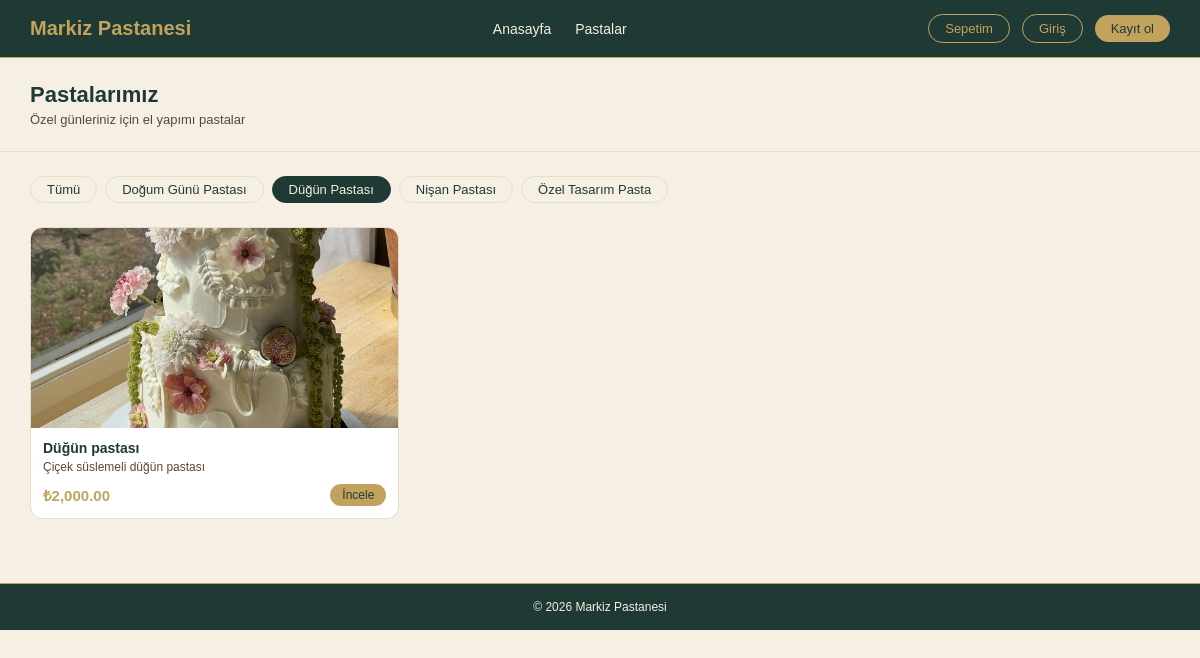
Screenshot of /urunler.php?kategori=2 with the database file from the repository.
### tables this page shows
CREATE TABLE `kategori` (
  `Kategori_id` int NOT NULL AUTO_INCREMENT,
  `KategoriAdi` varchar(100) NOT NULL,
  PRIMARY KEY (`Kategori_id`)
);

CREATE TABLE `pasta` (
  `Pasta_id` int NOT NULL AUTO_INCREMENT,
  `Kategori_id` int NOT NULL,
  `PastaAdi` varchar(100) NOT NULL,
  `Aciklama` varchar(255) DEFAULT NULL,
  `Fiyat` decimal(10,2) NOT NULL,
  `MevcutMu` tinyint(1) NOT NULL DEFAULT '1',
  `Stok` int NOT NULL DEFAULT '10',
  `Resim` varchar(255) DEFAULT 'default.jpg',
  PRIMARY KEY (`Pasta_id`),
  KEY `Kategori_id` (`Kategori_id`),
  CONSTRAINT `pasta_ibfk_1` FOREIGN KEY (`Kategori_id`) REFERENCES `kategori` (`Kategori_id`) ON DELETE CASCADE ON UPDATE CASCADE,
  CONSTRAINT `pasta_chk_1` CHECK ((`Fiyat` > 0)),
  CONSTRAINT `pasta_chk_2` CHECK ((`Stok` >= 0))
);

### dal/pasta_dal.php (called while the page is built, shortened)
<?php
require_once __DIR__ . '/../dal/db.php';
function kategorileri_listele() {
    global $pdo;
    $stmt = $pdo->prepare("CALL KategoriListele()");
    $stmt->execute();
    return $stmt->fetchAll(PDO::FETCH_ASSOC);
}
function kategoriye_gore_pasta_getir($kategori_id) {
    global $pdo;
    $stmt = $pdo->prepare("CALL PastaGetirByKategori(?)");
    $stmt->execute([$kategori_id]);
    return $stmt->fetchAll(PDO::FETCH_ASSOC);
}
?>

### bl/pasta_bl.php (called while the page is built, shortened)
<?php
require_once __DIR__ . '/../dal/pasta_dal.php';
function kategorileri_getir() {
    return kategorileri_listele();
}
function kategoriye_gore_getir($kategori_id) {
    return kategoriye_gore_pasta_getir($kategori_id);
}
?>

### urunler.php (the view, shortened to what this page needs)
<?php
require_once 'bl/pasta_bl.php';
$kategoriler = kategorileri_getir();
$secili_kategori = isset($_GET['kategori']) ? (int)$_GET['kategori'] : null;
if ($secili_kategori) {
    $pastalar = kategoriye_gore_getir($secili_kategori);
} else {
    $pastalar = pastalari_getir();
}
?>
<!DOCTYPE html>
<html lang="tr">
<head>
    <link rel="stylesheet" href="css/style.css">
</head>
<body>
<nav class="navbar">
    <div class="logo">Markiz<span> Pastanesi</span></div>
    <ul class="nav-links">
        <li><a href="index.php">Anasayfa</a></li>
        <li><a href="urunler.php">Pastalar</a></li>
    </ul>
    <div class="nav-actions">
        <a href="sepet.php" class="btn-outline">
            Sepetim
        </a>
        <?php if(isset($_SESSION['musteri'])): ?>
            <a href="siparislerim.php">Siparişlerim</a>
            <a href="cikis.php" class="btn-outline">Çıkış</a>
        <?php else: ?>
            <a href="giris.php" class="btn-outline">Giriş</a>
            <a href="kayit.php" class="btn-fill">Kayıt ol</a>
        <?php endif; ?>
    </div>
</nav>
<div class="sayfa-baslik">
    <h1>Pastalarımız</h1>
    <p>Özel günleriniz için el yapımı pastalar</p>
</div>
<section class="kategoriler">
    <div class="kategori-listesi">
        <a href="urunler.php" class="kategori-chip <?= !$secili_kategori ? 'aktif' : '' ?>">
            Tümü
        </a>
        <?php foreach($kategoriler as $kat): ?>
            <a href="urunler.php?kategori=<?= $kat['Kategori_id'] ?>"
               class="kategori-chip <?= $secili_kategori == $kat['Kategori_id'] ? 'aktif' : '' ?>">
                <?= htmlspecialchars($kat['KategoriAdi']) ?>
            </a>
        <?php endforeach; ?>
    </div>
</section>
<section class="urunler">
    <?php if(empty($pastalar)): ?>
        <p class="bos-mesaj">Bu kategoride ürün bulunamadı.</p>
    <?php else: ?>
        <div class="pasta-grid">
            <?php foreach($pastalar as $pasta): ?>
                <?php if($pasta['MevcutMu']): ?>
                <div class="pasta-kart">
                    <div class="pasta-resim">
                       <?php if(!empty($pasta['Resim']) && $pasta['Resim'] !== 'default.jpg'): ?>
                       <img src="img/<?= htmlspecialchars($pasta['Resim']) ?>" alt="<?= htmlspecialchars($pasta['PastaAdi']) ?>">
                       <?php endif; ?>
                    </div>
                    <div class="pasta-bilgi">
                        <h3><?= htmlspecialchars($pasta['PastaAdi']) ?></h3>
                        <p><?= htmlspecialchars($pasta['Aciklama']) ?></p>
                        <div class="pasta-alt">
                            <span class="fiyat">₺<?= number_format($pasta['Fiyat'], 2) ?></span>
                            <a href="urun_detay.php?id=<?= $pasta['Pasta_id'] ?>" class="btn-fill kucuk">
                                İncele
                            </a>
                        </div>
                    </div>
                </div>
                <?php endif; ?>
            <?php endforeach; ?>
        </div>
    <?php endif; ?>
</section>
<footer class="footer">
    <p>© 2026 Markiz Pastanesi</p>
</footer>
</body>
</html>

### css/style.css (style rules this page uses)
* { margin: 0; padding: 0; box-sizing: border-box; font-family: Arial, sans-serif; }
body { background-color: #F5EFE4; color: #333; }
.navbar { background-color: #1F3A34; border-bottom: 1px solid #C2A35D; padding: 0 30px; height: 58px; display: flex; align-items: center; justify-content: space-between; }
.logo { font-size: 20px; font-weight: bold; color: #C2A35D; }
.logo span { color: #C2A35D; }
.nav-links { list-style: none; display: flex; gap: 24px; }
.nav-links a { text-decoration: none; color: #F5EFE4; font-size: 14px; }
.nav-actions { display: flex; align-items: center; gap: 12px; }
.btn-outline { border: 1px solid #C2A35D; color: #C2A35D; background: transparent; padding: 6px 16px; border-radius: 20px; font-size: 13px; text-decoration: none; cursor: pointer; }
.btn-fill { background: #C2A35D; color: #1F3A34; border: none; padding: 6px 16px; border-radius: 20px; font-size: 13px; text-decoration: none; cursor: pointer; display: inline-block; }
.btn-fill.kucuk { padding: 4px 12px; font-size: 12px; }
.kategoriler { padding: 24px 30px 0; }
.kategori-listesi { display: flex; gap: 8px; flex-wrap: wrap; }
.kategori-chip { background: #F5EFE4; color: #1F3A34; border: 1px solid #E6DDCC; border-radius: 20px; padding: 5px 16px; font-size: 13px; text-decoration: none; cursor: pointer; }
.kategori-chip.aktif, .kategori-chip:hover { background: #1F3A34; color: #F5EFE4; border-color: #1F3A34; }
.urunler { padding: 24px 30px; max-width: 100%; }
.pasta-grid { display: grid; grid-template-columns: repeat(3, 1fr); gap: 16px; }
.pasta-kart { background: white; border: 1px solid #E6DDCC; border-radius: 12px; overflow: hidden; }
.pasta-resim { background: #fbeaf0; height: 200px; display: flex; align-items: center; justify-content: center; font-size: 48px; overflow: hidden; }
.pasta-resim img { width: 100%; height: 200px; object-fit: cover; }
.pasta-bilgi { padding: 12px; }
.pasta-bilgi h3 { font-size: 14px; font-weight: bold; color: #1F3A34; margin-bottom: 4px; }
.pasta-bilgi p { font-size: 12px; color: #5B4636; margin-bottom: 10px; }
.pasta-alt { display: flex; align-items: center; justify-content: space-between; }
.fiyat { font-size: 15px; font-weight: bold; color: #C2A35D; }
.footer { background: #1F3A34; border-top: 1px solid #C2A35D; padding: 16px 30px; text-align: center; font-size: 12px; color: #F5EFE4; margin-top: 40px; }
.sayfa-baslik { background: #F5EFE4; padding: 24px 30px; border-bottom: 1px solid #E6DDCC; }
.sayfa-baslik h1 { font-size: 22px; color: #1F3A34; margin-bottom: 4px; }
.sayfa-baslik p { font-size: 13px; color: #5B4636; }

### rows the page displays
kategori: KategoriAdi "Doğum Günü Pastası"
kategori: KategoriAdi "Düğün Pastası"
kategori: KategoriAdi "Nişan Pastası"
kategori: KategoriAdi "Özel Tasarım Pasta"
pasta: Resim (picture), PastaAdi "Düğün pastası", Aciklama "Çiçek süslemeli düğün pastası", Fiyat "2,000.00"
